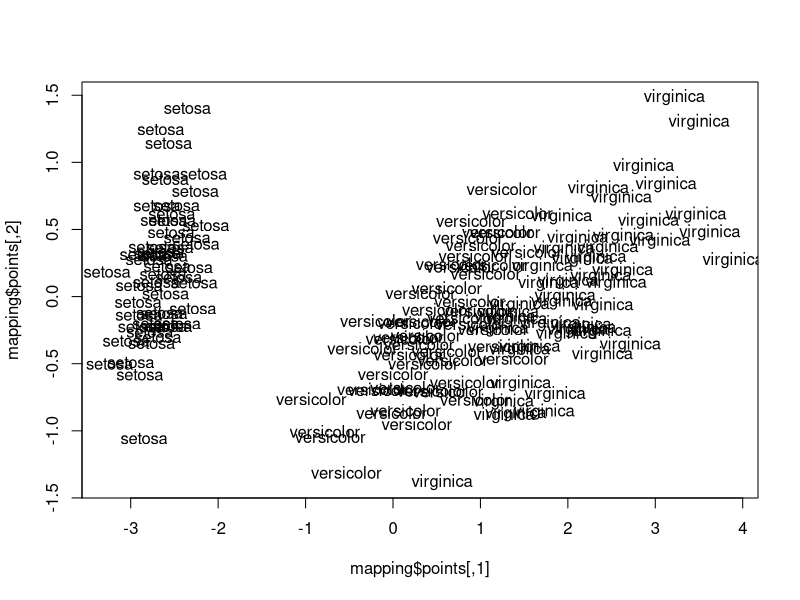

The R source for this figure:
# Sammons Mapping

# load library
library(MASS)
# load dataset
data(iris)
# remove duplicates
clean <- unique(iris)
# split out numerical inputs
x <- data.matrix(clean[, 1:4])
# create a sammon mapping
mapping <- sammon(dist(x))
# plot mapping by class
plot(mapping$points, type="n")
text(mapping$points, labels=clean[,5])

# TODO colour dots by class